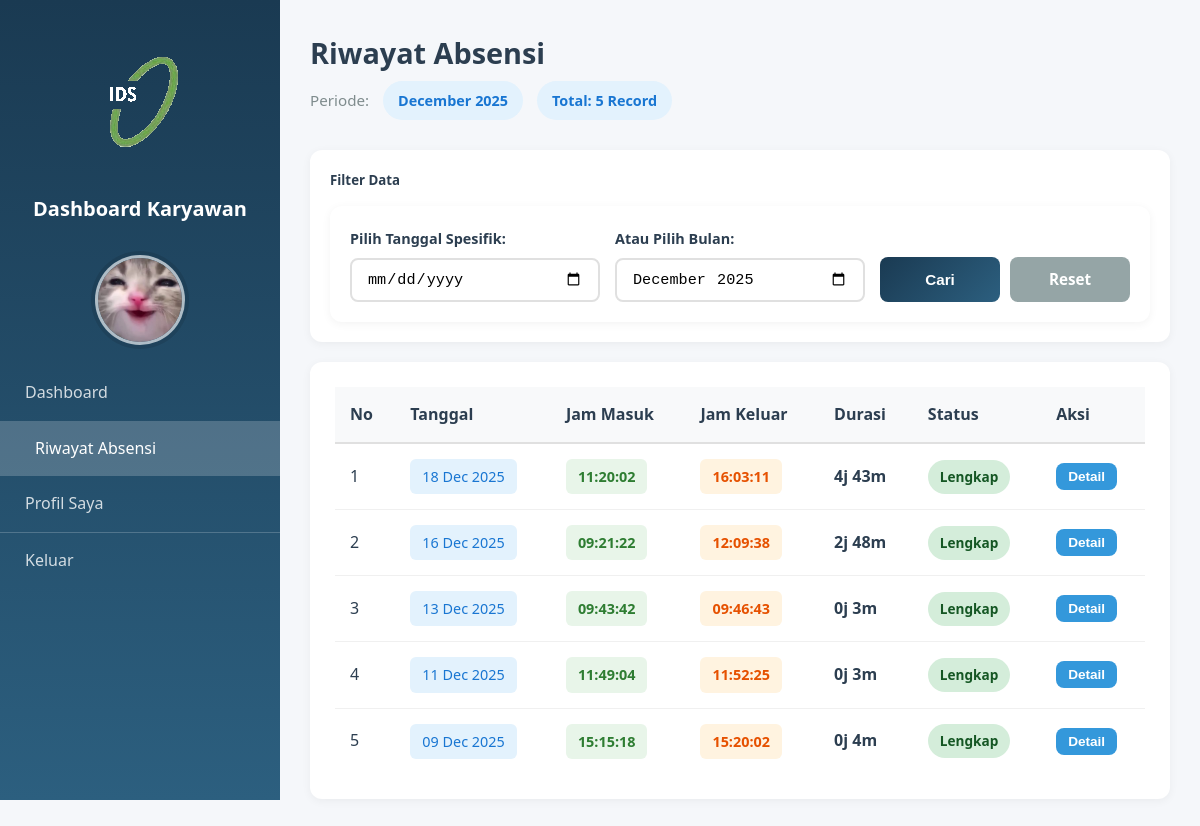
The page /pages/karyawan_dashboard.php?page=riwayat (signed in) on the database its author committed.
### tables this page shows
CREATE TABLE `user` (
  `id_user` int(11) NOT NULL,
  `nama` varchar(100) NOT NULL,
  `username` varchar(50) NOT NULL,
  `password` varchar(255) NOT NULL,
  `role` enum('admin','karyawan') NOT NULL DEFAULT 'karyawan',
  `foto_profil` varchar(255) NOT NULL,
  `tgl_register` timestamp NOT NULL DEFAULT current_timestamp()
);

CREATE TABLE `absensi` (
  `id_absensi` int(11) NOT NULL,
  `id_user` int(11) NOT NULL,
  `nama` varchar(100) NOT NULL,
  `tanggal` date NOT NULL,
  `jam_masuk` time DEFAULT NULL,
  `jam_keluar` time DEFAULT NULL,
  `foto` varchar(255) DEFAULT NULL,
  `foto_keluar` varchar(255) DEFAULT NULL,
  `latitude` decimal(10,8) DEFAULT NULL,
  `longitude` decimal(11,8) DEFAULT NULL,
  `lat_keluar` decimal(10,8) DEFAULT NULL,
  `lon_keluar` decimal(11,8) DEFAULT NULL,
  `keterangan` text DEFAULT NULL
);

### pages/content_riwayat_karyawan.php (the view, shortened to what this page needs)
<?php
$id_user = $_SESSION['id_user'];
$filter_tanggal = isset($_GET['tanggal']) ? mysqli_real_escape_string($koneksi, $_GET['tanggal']) : '';
$bulan = isset($_GET['bulan']) ? mysqli_real_escape_string($koneksi, $_GET['bulan']) : date('Y-m');
$query_riwayat = "SELECT * FROM absensi WHERE id_user='$id_user'";
if (!empty($filter_tanggal)) {
    $query_riwayat .= " AND tanggal = '$filter_tanggal'";
} elseif (!empty($bulan)) {
    $query_riwayat .= " AND DATE_FORMAT(tanggal, '%Y-%m') = '$bulan'";
}
$query_riwayat .= " ORDER BY tanggal DESC, jam_masuk DESC";
$riwayat = mysqli_query($koneksi, $query_riwayat);
$total_riwayat = mysqli_num_rows($riwayat);
if (!empty($filter_tanggal)) {
    $periode = date('d F Y', strtotime($filter_tanggal));
} elseif (!empty($bulan)) {
    $periode = date('F Y', strtotime($bulan . '-01'));
} else {
    $periode = 'Semua Data';
}
?>
<div class="page-header">
    <div class="header-content">
        <h3>Riwayat Absensi</h3>
        <p class="subtitle">
            Periode: <span class="info-badge"><?= $periode ?></span>
            <span class="info-badge">Total: <?= $total_riwayat ?> Record</span>
        </p>
    </div>
</div>
<div class="filter-section">
    <h5 style="margin-bottom: 15px; color: #2c3e50;">Filter Data</h5>
    <form method="GET" action="" class="filter-form">
        <div class="filter-item">
            <label>Pilih Tanggal Spesifik:</label>
            <input
                type="date"
                name="tanggal"
                class="filter-input"
                value="<?= htmlspecialchars($filter_tanggal) ?>"
            >
        </div>
        <div class="filter-item">
            <label>Atau Pilih Bulan:</label>
            <input
                type="month"
                name="bulan"
                class="filter-input"
                value="<?= htmlspecialchars($bulan) ?>"
            >
        </div>
        <div class="filter-item">
            <label>&nbsp;</label>
            <div class="filter-buttons">
                <button type="submit" class="btn btn-primary">Cari</button>
                <a href="karyawan_dashboard.php?page=riwayat" class="btn btn-secondary">Reset</a>
            </div>
        </div>
    </form>
</div>
<div class="card table-card">
    <div class="card-body">
        <?php if($total_riwayat > 0): ?>
            <div class="table-responsive">
                <table class="table">
                    <thead>
                        <tr>
                            <th>No</th>
                            <th>Tanggal</th>
                            <th>Jam Masuk</th>
                            <th>Jam Keluar</th>
                            <th>Durasi</th>
                            <th>Status</th>
                            <th>Aksi</th>
                        </tr>
                    </thead>
                    <tbody>
                        <?php
                        $no = 1;
                        while($row = mysqli_fetch_assoc($riwayat)):
                            $status_class = empty($row['jam_keluar']) ? 'badge-warning' : 'badge-success';
                            $status_text = empty($row['jam_keluar']) ? 'Belum Pulang' : 'Lengkap';
                            $tanggal_format = date('d M Y', strtotime($row['tanggal']));
                            $durasi = '-';
                            if($row['jam_masuk'] && $row['jam_keluar']) {
                                $masuk = strtotime($row['jam_masuk']);
                                $keluar = strtotime($row['jam_keluar']);
                                $diff = $keluar - $masuk;
                                $jam = floor($diff / 3600);
                                $menit = floor(($diff % 3600) / 60);
                                $durasi = $jam . "j " . $menit . "m";
                            }
                        ?>
                        <tr>
                            <td data-label="No"><?= $no++ ?></td>
                            <td data-label="Tanggal">
                                <span class="date-badge"><?= $tanggal_format ?></span>
                            </td>
                            <td data-label="Jam Masuk">
                                <span class="time-badge time-in">
                                    <?= $row['jam_masuk'] ?: '-' ?>
                                </span>
                            </td>
                            <td data-label="Jam Keluar">
                                <span class="time-badge time-out">
                                     <?= $row['jam_keluar'] ?: '-' ?>
                                </span>
                            </td>
                            <td data-label="Durasi">
                                <strong><?= $durasi ?></strong>
                            </td>
                            <td data-label="Status">
                                <span class="badge <?= $status_class ?>">
                                    <?= $status_text ?>
                                </span>
                            </td>
                            <td data-label="Aksi">
                                <button
                                    class="btn btn-info btn-sm"
                                    onclick='showDetail(<?= json_encode($row, JSON_HEX_APOS | JSON_HEX_QUOT) ?>, "<?= $durasi ?>")'>
                                    Detail
                                </button>
                            </td>
                        </tr>
                        <?php endwhile; ?>
                    </tbody>
                </table>
            </div>
        <?php endif; ?>
    </div>
</div>

### pages/karyawan_dashboard.php (shortened to what this page needs)
<?php
include('../config/koneksi.php');
$id_user = $_SESSION['id_user'];
$user_q = mysqli_query($koneksi, "SELECT nama, username, foto_profil FROM user WHERE id_user='$id_user'");
$user_info = mysqli_fetch_assoc($user_q);
$foto_profil = !empty($user_info['foto_profil']) ? $user_info['foto_profil'] : 'default-profile.png';
?>
<!DOCTYPE html>
<html lang="id">
<head>
    <link rel="stylesheet" href="../assets/css/dashboard.css">
    <link rel="stylesheet" href="../assets/css/dashboard_karyawan.css">
</head>
<body>
    <div class="layout">
        <aside class="sidebar" id="sidebar">
            <div class="sidebar-title">
                <div class="logo-wrapper-admin">
                    <img src="../uploads/logoIDS.png" alt="Logo IDS">
                </div>
                <h3>Dashboard Karyawan</h3>
            </div>
            <div class="profile-section">
                <div class="profile-avatar">
                    <img src="../uploads/<?= htmlspecialchars($foto_profil) ?>" alt="Foto Profil">
                </div>
            </div>
            <nav>
                <a href="?page=dashboard" class="sidebar-link <?= !isset($_GET['page']) || $_GET['page'] == 'dashboard' ? 'active' : '' ?>">
                Dashboard
                </a>
                <a href="?page=riwayat" class="sidebar-link <?= isset($_GET['page']) && $_GET['page'] == 'riwayat' ? 'active' : '' ?>">
                Riwayat Absensi
                </a>
                <a href="?page=profil" class="sidebar-link <?= isset($_GET['page']) && $_GET['page'] == 'profil' ? 'active' : '' ?>">
                Profil Saya
                </a>
                <a href="../logout.php" class="sidebar-link logout">
                Keluar
                </a>
            </nav>
        </aside>
        <main class="content" id="mainContent">
            <?php
            $page = isset($_GET['page']) ? $_GET['page'] : 'dashboard';
            switch($page) {
                case 'riwayat':
                    include('content_riwayat_karyawan.php');
                    break;
            }
            ?>
        </main>
    </div>
</body>
</html>

### assets/css/dashboard.css (style rules this page uses)
* { margin: 0; padding: 0; box-sizing: border-box; }
:root { --primary-navy: #1a3a52; --primary-orange: #ff6600; --secondary-navy: #2c5f7f; --light-orange: #ff8533; --white: #ffffff; --light-gray: #f5f7fa; --gray: #95a5a6; --dark-gray: #34495e; --text-dark: #2c3e50; --success: #27ae60; --danger: #e74c3c; --warning: #f39c12; --info: #3498db; }
body { font-family: 'Segoe UI', Tahoma, Geneva, Verdana, sans-serif; background: var(--light-gray); color: var(--text-dark); line-height: 1.6; }
.layout { display: flex; min-height: 100vh; }
.sidebar { width: 280px; background: linear-gradient(180deg, var(--primary-navy) 0%, var(--secondary-navy) 100%); color: white; padding: 30px 0; position: fixed; height: 100vh; overflow-y: auto; transition: transform 0.3s ease; z-index: 999; }
.sidebar-title { padding: 0 25px; margin-bottom: 30px; font-size: 1.3rem; font-weight: 700; text-align: center; }
.sidebar nav { display: flex; flex-direction: column; }
.sidebar-link { display: flex; align-items: center; padding: 15px 25px; color: rgba(255, 255, 255, 0.8); text-decoration: none; transition: all 0.3s; gap: 12px; font-weight: 500; }
.sidebar-link:hover, .sidebar-link.active { background: rgba(255, 255, 255, 0.2); color: white; padding-left: 35px; }
.sidebar-link.logout { margin-top: auto; border-top: 1px solid rgba(255, 255, 255, 0.2); }
.content { flex: 1; margin-left: 280px; padding: 30px; transition: margin-left 0.3s ease; }
.page-header { display: flex; justify-content: space-between; align-items: center; margin-bottom: 30px; flex-wrap: wrap; gap: 20px; }
.page-header h3 { color: #2c3e50; font-size: 1.8rem; }
.page-header .subtitle { color: #7f8c8d; font-size: 0.95rem; margin-top: 5px; }
.card { background: white; border-radius: 12px; box-shadow: 0 2px 10px rgba(0,0,0,0.05); margin-bottom: 30px; }
.card-body { padding: 25px; }
.search-form, .filter-form { background: white; padding: 20px; border-radius: 12px; box-shadow: 0 2px 10px rgba(0,0,0,0.05); }
.search-input, .filter-input { flex: 1; min-width: 250px; padding: 12px 15px; border: 2px solid #e0e0e0; border-radius: 8px; font-size: 0.95rem; transition: all 0.3s; }
.filter-item label { display: block; margin-bottom: 8px; color: #2c3e50; font-weight: 600; font-size: 0.9rem; }
.filter-buttons { display: flex; gap: 10px; }
.btn { padding: 10px 20px; border: none; border-radius: 8px; cursor: pointer; font-size: 0.95rem; font-weight: 600; transition: all 0.3s; text-decoration: none; display: inline-flex; align-items: center; gap: 8px; justify-content: center; }
.btn-primary { background: linear-gradient(135deg, #1a3a52 0%, #2c5f7f 100%); color: white; }
.btn-secondary { background: #95a5a6; color: white; }
.btn-info { background: #3498db; color: white; }
.btn-sm { padding: 6px 12px; font-size: 0.85rem; }
.table-responsive { overflow-x: auto; }
.table { width: 100%; border-collapse: collapse; }
.table thead { background: #f8f9fa; }
.table th { padding: 15px; text-align: left; color: #2c3e50; font-weight: 700; border-bottom: 2px solid #e0e0e0; white-space: nowrap; }
.table td { padding: 15px; border-bottom: 1px solid #f0f0f0; vertical-align: middle; }
.table tbody tr:last-child td { border-bottom: none; }
.badge { display: inline-block; padding: 6px 12px; border-radius: 20px; font-size: 0.85rem; font-weight: 600; }
.badge-success { background: #d4edda; color: #155724; }
.date-badge { display: inline-block; padding: 6px 12px; background: #e3f2fd; color: #1976d2; border-radius: 6px; font-size: 0.9rem; }
.time-badge { display: inline-block; padding: 6px 12px; border-radius: 6px; font-size: 0.9rem; font-weight: 600; }
.time-in { background: #e8f5e9; color: #2e7d32; }
.time-out { background: #fff3e0; color: #e65100; }

### pages/content_riwayat_karyawan.php (style rules this page uses)
.filter-section { background: white; padding: 20px; border-radius: 12px; box-shadow: 0 2px 10px rgba(0,0,0,0.05); margin-bottom: 20px; }
.filter-form { display: grid; grid-template-columns: repeat(auto-fit, minmax(200px, 1fr)); gap: 15px; align-items: end; }
.filter-item label { display: block; margin-bottom: 8px; color: #2c3e50; font-weight: 600; font-size: 0.9rem; }
.filter-input { width: 100%; padding: 10px 15px; border: 2px solid #e0e0e0; border-radius: 8px; font-size: 0.95rem; transition: all 0.3s; }
.filter-buttons { display: flex; gap: 10px; }
.filter-buttons .btn { flex: 1; }
.info-badge { display: inline-block; padding: 8px 15px; background: #e3f2fd; color: #1976d2; border-radius: 20px; font-weight: 600; font-size: 0.9rem; margin-left: 10px; }

### rows shown on the page
user: foto_profil (picture)
absensi: tanggal "18 Dec 2025", jam_masuk "11:20:02", jam_keluar "16:03:11", durasi "4j 43m", jam_keluar "Lengkap"
absensi: tanggal "16 Dec 2025", jam_masuk "09:21:22", jam_keluar "12:09:38", durasi "2j 48m", jam_keluar "Lengkap"
absensi: tanggal "13 Dec 2025", jam_masuk "09:43:42", jam_keluar "09:46:43", durasi "0j 3m", jam_keluar "Lengkap"
absensi: tanggal "11 Dec 2025", jam_masuk "11:49:04", jam_keluar "11:52:25", durasi "0j 3m", jam_keluar "Lengkap"
absensi: tanggal "09 Dec 2025", jam_masuk "15:15:18", jam_keluar "15:20:02", durasi "0j 4m", jam_keluar "Lengkap"

### other values the page prints
$periode "December 2025"
$total_riwayat "5"
